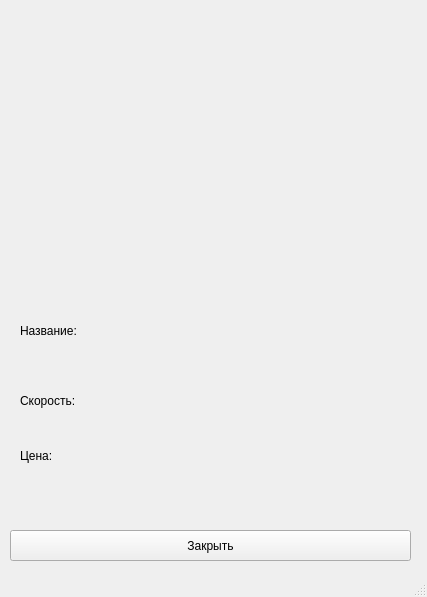
<?xml version="1.0" encoding="UTF-8"?>
<ui version="4.0">
 <class>MainWindow</class>
 <widget class="QMainWindow" name="MainWindow">
  <property name="geometry">
   <rect>
    <x>0</x>
    <y>0</y>
    <width>427</width>
    <height>597</height>
   </rect>
  </property>
  <property name="windowTitle">
   <string>Информация</string>
  </property>
  <widget class="QWidget" name="centralwidget">
   <widget class="QLabel" name="img_label">
    <property name="geometry">
     <rect>
      <x>160</x>
      <y>30</y>
      <width>121</width>
      <height>211</height>
     </rect>
    </property>
    <property name="text">
     <string/>
    </property>
   </widget>
   <widget class="QLabel" name="label_2">
    <property name="geometry">
     <rect>
      <x>20</x>
      <y>310</y>
      <width>181</width>
      <height>41</height>
     </rect>
    </property>
    <property name="styleSheet">
     <string notr="true">font: 75 9pt &quot;MS Shell Dlg 2&quot;;</string>
    </property>
    <property name="text">
     <string>Название:</string>
    </property>
   </widget>
   <widget class="QLabel" name="name_label">
    <property name="geometry">
     <rect>
      <x>150</x>
      <y>310</y>
      <width>221</width>
      <height>41</height>
     </rect>
    </property>
    <property name="text">
     <string/>
    </property>
   </widget>
   <widget class="QLabel" name="label">
    <property name="geometry">
     <rect>
      <x>20</x>
      <y>380</y>
      <width>131</width>
      <height>41</height>
     </rect>
    </property>
    <property name="styleSheet">
     <string notr="true">font: 75 9pt &quot;MS Shell Dlg 2&quot;;</string>
    </property>
    <property name="text">
     <string>Скорость:</string>
    </property>
   </widget>
   <widget class="QLabel" name="speed_label">
    <property name="geometry">
     <rect>
      <x>180</x>
      <y>390</y>
      <width>231</width>
      <height>31</height>
     </rect>
    </property>
    <property name="text">
     <string/>
    </property>
   </widget>
   <widget class="QLabel" name="label_3">
    <property name="geometry">
     <rect>
      <x>20</x>
      <y>440</y>
      <width>111</width>
      <height>31</height>
     </rect>
    </property>
    <property name="styleSheet">
     <string notr="true">font: 75 9pt &quot;MS Shell Dlg 2&quot;;</string>
    </property>
    <property name="text">
     <string>Цена:</string>
    </property>
   </widget>
   <widget class="QLabel" name="price_label">
    <property name="geometry">
     <rect>
      <x>180</x>
      <y>440</y>
      <width>231</width>
      <height>31</height>
     </rect>
    </property>
    <property name="text">
     <string/>
    </property>
   </widget>
   <widget class="QPushButton" name="close_btn">
    <property name="geometry">
     <rect>
      <x>10</x>
      <y>530</y>
      <width>401</width>
      <height>31</height>
     </rect>
    </property>
    <property name="styleSheet">
     <string notr="true">font: 75 9pt &quot;MS Shell Dlg 2&quot;;</string>
    </property>
    <property name="text">
     <string>Закрыть</string>
    </property>
   </widget>
  </widget>
  <widget class="QStatusBar" name="statusbar"/>
 </widget>
 <resources/>
 <connections/>
</ui>
